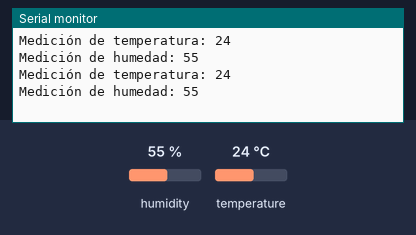
A sketch run on a simulated Arduino Uno, built with avr-gcc and run on an emulated ATmega328P. Parts: the last lines printed to the serial monitor. The inputs (shaded band) are chosen by the test bench; at power-on: humidity 55 %, temperature 24 °C.

Above: at 5.8 s.
5.9 s: humidity set to 22 %
At 11.3 s:
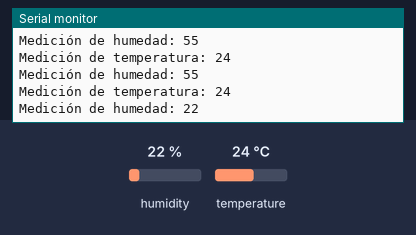
11.9 s: temperature set to 12 °C
At 16.5 s:
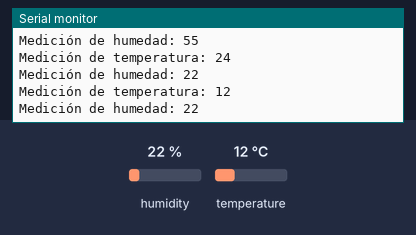
17.9 s: humidity set to 40 %
At 20.5 s:
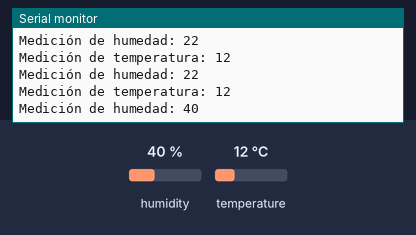
Timing chart, 0 to 22.0 s (numbered marks = the images above; inputs shaded):
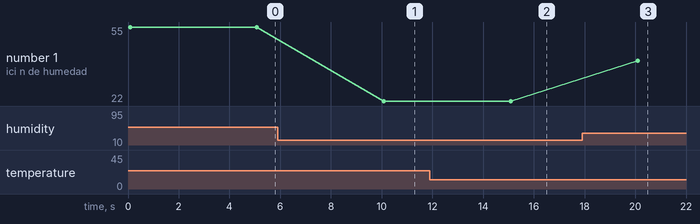

The sketch:

practica2.ino
```cpp
/***************************************************************
**            Benemérita Universidad Autónoma de Puebla       **
**               Automatización y Robótica Otoño 2022         **
**                        Perez Mena Rogelio                  **
**                 Sereno Casas Carlos Emiliano               **
**           Práctica #2  Sensor de humedad y temperatura     **
***************************************************************/

#include <DHT.h>    // Librería para el sensor DHT22
#include <DHT_U.h>  // Librería para el sensor DHT22

int SENSOR = 5;
int TEMPERATURA;
int HUMEDAD;

DHT dht(SENSOR, DHT22);   //objeto dht (pin de conexión, modelo de sensor)

void setup()
{
  Serial.begin(9600); // Inicia la comunicación serial
  dht.begin(); // Inicia el sensor
  Serial.print("Práctica de uso de sensor de temperatura y humedad"); // Imprime en el monitor serial
  Serial.println(); // Imprime en el monitor serial
}

void loop()
{
  TEMPERATURA = dht.readTemperature(); // Lee el valor de temperatura
  HUMEDAD = dht.readHumidity(); // Lee el valor de humedad

  Serial.print("Medición de temperatura: "); // Imprime en el monitor serial
  Serial.print(TEMPERATURA); // Imprime en el monitor serial
  Serial.println(); // Imprime en el monitor serial
  Serial.print("Medición de humedad: "); // Imprime en el monitor serial
  Serial.print(HUMEDAD); // Imprime en el monitor serial
  Serial.println(); // Imprime en el monitor serial
  delay(5000); // Espera 5 segundos
  Serial.flush(); // Limpia el monitor serial
}

// Comentarios:

/*
Este código de Arduino controla un sensor de temperatura y humedad DHT22 conectado al pin 5. Utiliza dos librerías, DHT.h y DHT_U.h, que permiten trabajar con el sensor DHT22.

El código primero inicia la comunicación serial a una velocidad de 9600 baudios y luego inicia el sensor DHT22. En el bucle principal, se leen los valores de temperatura y humedad del sensor y se imprimen en el monitor serial. Después, se espera 5 segundos antes de volver a leer los valores. La función "flush" limpia el monitor serial antes de la siguiente lectura.
*/
```

Measured:
- after the input at 5.9 s, the serial monitor: prints a new line after 4.2 s (image 1)
- after the input at 11.9 s, the serial monitor: prints a new line after 3.2 s (image 2)
- after the input at 17.9 s, the serial monitor: prints a new line after 2.2 s (image 3)
- plotted number 1: 55 → 22 after the input at 5.9 s, 22 → 40 after the input at 17.9 s
